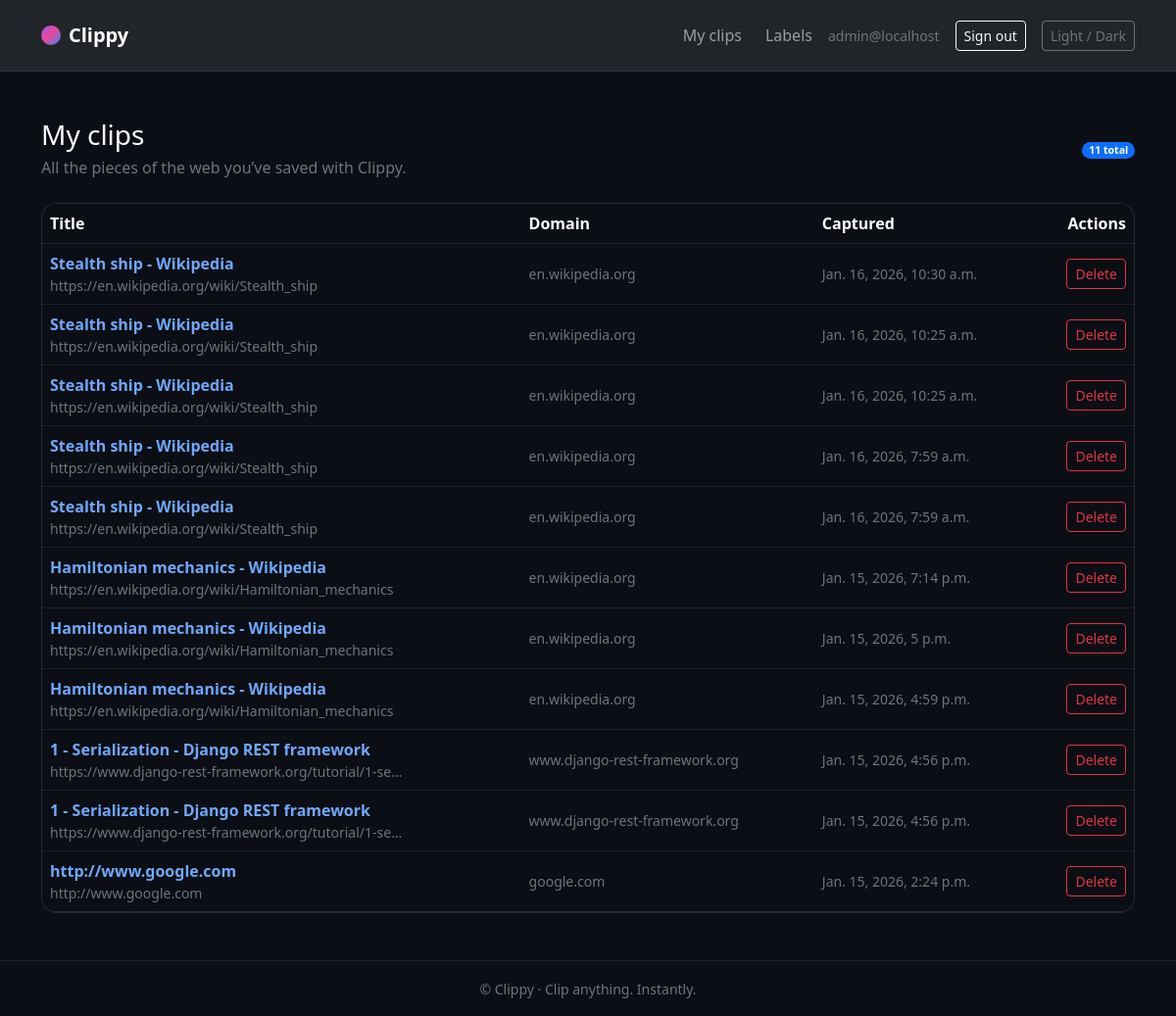
Before: /clips/ (signed in) with the older database file.
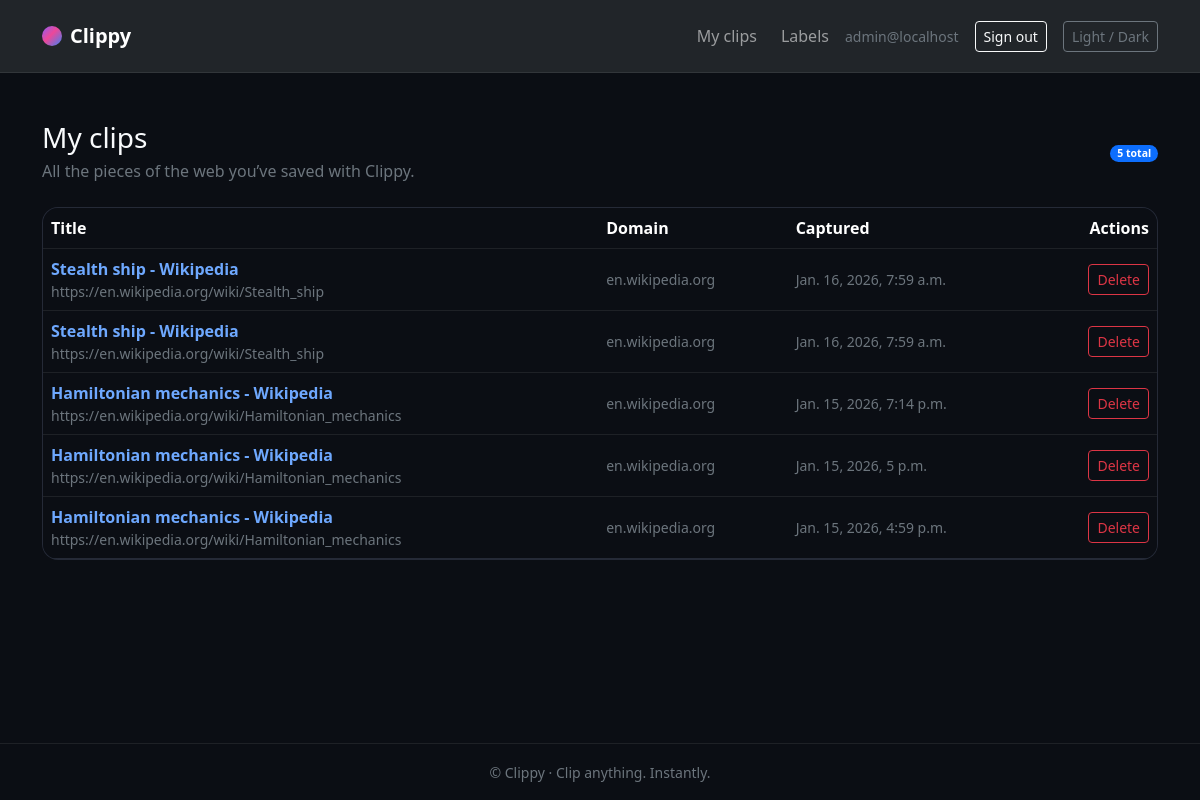
After: the same page with the newer database file.
### apps/clips/models.py (models this page shows, shortened)
class Clip(models.Model):
    id = models.UUIDField(primary_key=True, default=uuid.uuid4, editable=False)
    user = models.ForeignKey(settings.AUTH_USER_MODEL, on_delete=models.CASCADE, related_name="clips")
    title = models.CharField(max_length=255, blank=True)
    url = models.URLField()
    domain = models.CharField(max_length=255)
    raw_content = models.TextField()
    normalized_text = models.TextField()
    notes = models.TextField(blank=True, null=True)
    labels = models.ManyToManyField(Label, through="ClipLabel", related_name="clips")
    created_at = models.DateTimeField(auto_now_add=True)
    updated_at = models.DateTimeField(auto_now=True)
    class Meta:
        indexes = [
            models.Index(fields=["user", "created_at"]),
            models.Index(fields=["user", "domain"]),
        ]
        ordering = ["-created_at"]

### apps/clips/views.py (the view)
# urls.py: path("", ClipListView.as_view(), name="list"),
class ClipListView(LoginRequiredMixin, ListView):
    model = Clip
    template_name = "clips/list.html"
    context_object_name = "clips"
    def get_queryset(self):
        return (
            Clip.objects.filter(user=self.request.user)
            .select_related("user")
            .prefetch_related("labels")
        )

### apps/clips/templates/clips/list.html (shortened to what this page needs)
{% extends "base.html" %}
{% block content %}
  <div class="d-flex justify-content-between align-items-center mb-4">
    <div>
      <h1 class="h3 mb-1">My clips</h1>
      <p class="text-secondary mb-0">All the pieces of the web you’ve saved with Clippy.</p>
    </div>
    <div class="text-end small text-secondary d-none d-md-block">
      <span class="badge text-bg-primary">{{ clips|length }} total</span>
    </div>
  </div>
  {% if clips %}
    <div class="table-responsive card overflow-hidden">
      <table class="table table-hover align-middle mb-0">
        <thead>
          <tr>
            <th scope="col">Title</th>
            <th scope="col" class="d-none d-md-table-cell">Domain</th>
            <th scope="col" class="d-none d-md-table-cell">Captured</th>
            <th scope="col" class="text-end">Actions</th>
          </tr>
        </thead>
        <tbody>
          {% for clip in clips %}
            <tr data-clip-row>
              <td>
                <a href="{% url 'clips_web:detail' clip.id %}" class="fw-semibold text-decoration-none">
                  {{ clip.title|default:clip.url }}
                </a>
                <div class="small text-secondary text-truncate" style="max-width: 360px;">
                  {{ clip.url }}
                </div>
              </td>
              <td class="d-none d-md-table-cell small text-secondary">{{ clip.domain }}</td>
              <td class="d-none d-md-table-cell small text-secondary">{{ clip.created_at }}</td>
              <td class="text-end">
                <button type="button" class="btn btn-outline-danger btn-sm clip-delete" data-delete-url="{% url 'clips_web:detail' clip.id %}">
                  Delete
                </button>
              </td>
            </tr>
          {% endfor %}
        </tbody>
      </table>
    </div>
  {% else %}
    <div class="card p-4 text-center">
      <h2 class="h5 mb-2">No clips yet</h2>
      <p class="text-secondary mb-3">Use the Clippy browser extension to start capturing the web.</p>
      <p class="mb-0 small text-secondary">Once you save your first clip, it will appear here automatically.</p>
    </div>
  {% endif %}
{% endblock %}

### webclippings/templates/base.html (shortened to what this page needs)
{% load static %}
<!doctype html>
<html lang="en" data-bs-theme="dark">
<head>
  <link
    href="https://cdn.jsdelivr.net/npm/bootstrap@5.3.3/dist/css/bootstrap.min.css"
    rel="stylesheet"
  >
  <link rel="stylesheet" href="{% static 'css/base.css' %}">
</head>
<body class="min-vh-100 d-flex flex-column">
  <nav class="navbar navbar-expand-lg border-bottom navbar-dark bg-body">
    <div class="container py-2">
      <a class="navbar-brand fw-bold d-flex align-items-center gap-2" href="/">
        <span class="rounded-circle bg-brand-gradient d-inline-block" style="width: 20px; height: 20px;"></span>
        <span>Clippy</span>
      </a>
      <div id="nav" class="collapse navbar-collapse justify-content-end">
        <ul class="navbar-nav align-items-center gap-2">
          {% if user.is_authenticated %}
          <li class="nav-item">
            <a class="nav-link" href="{% url 'clips_web:list' %}">My clips</a>
          </li>
          <li class="nav-item">
            <a class="nav-link" href="{% url 'clips_web:labels' %}">Labels</a>
          </li>
          <li class="nav-item d-flex align-items-center small text-secondary">
            <span class="me-2">{{ user.email|default:user.username }}</span>
          </li>
          <li class="nav-item">
            <a class="btn btn-outline-light btn-sm" href="{% url 'accounts:logout' %}">Sign out</a>
          </li>
          {% endif %}
          <li class="nav-item ms-2">
            <button id="themeToggle" class="btn btn-outline-secondary btn-sm">
              Light / Dark
            </button>
          </li>
        </ul>
      </div>
    </div>
  </nav>
  <main class="flex-grow-1">
    <div class="container py-5">
      {% block content %}{% endblock %}
    </div>
  </main>
  <footer class="border-top py-3 text-center text-secondary mt-auto">
    <small>© {{ now|date:"Y" }} Clippy · Clip anything. Instantly.</small>
  </footer>
</body>
</html>

### static/css/base.css (style rules this page uses)
:root, [data-bs-theme="dark"] { --bs-body-bg: #0B0E14; --bs-body-color: #F8FAFC; --bs-secondary-bg: #121826; --bs-tertiary-bg: #1A2236; --bs-secondary-color: #CBD5E1; --bs-tertiary-color: #94A3B8; --bs-primary: #8B5CF6; --bs-secondary: #EC4899; --bs-info: #3B82F6; --bs-link-color: #8B5CF6; --bs-link-hover-color: #A78BFA; --bs-border-color: rgba(255, 255, 255, 0.08); --bs-border-radius: 0.75rem; --bs-focus-ring-color: rgba(139, 92, 246, 0.4); }
.bg-brand-gradient { background: linear-gradient( 135deg, #8B5CF6 0%, #EC4899 45%, #3B82F6 100% ); color: #fff; }
.card { background-color: var(--bs-secondary-bg); border-color: var(--bs-border-color); border-radius: 1rem; }

Changed rows visible on the page:
removed Clip: title "Stealth ship - Wikipedia", url "https://en.wikipedia.org/wiki/Stealth_ship", domain "en.wikipedia.org", created_at "Jan. 16, 2026, 10:30 a.m."
removed Clip: title "Stealth ship - Wikipedia", url "https://en.wikipedia.org/wiki/Stealth_ship", domain "en.wikipedia.org", created_at "Jan. 16, 2026, 10:25 a.m."
removed Clip: title "Stealth ship - Wikipedia", url "https://en.wikipedia.org/wiki/Stealth_ship", domain "en.wikipedia.org", created_at "Jan. 16, 2026, 10:25 a.m."
removed Clip: title "1 - Serialization - Django REST framework", url "https://www.django-rest-framework.org/tutorial/1-se…", domain "www.django-rest-framework.org", created_at "Jan. 15, 2026, 4:56 p.m."
removed Clip: title "1 - Serialization - Django REST framework", url "https://www.django-rest-framework.org/tutorial/1-se…", domain "www.django-rest-framework.org", created_at "Jan. 15, 2026, 4:56 p.m."
removed Clip: title "http://www.google.com", url "http://www.google.com", domain "google.com", created_at "Jan. 15, 2026, 2:24 p.m."
Other visible differences:
{{ clips|length }}: "11" → "5"
